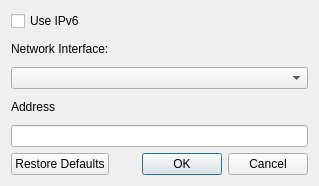
<?xml version="1.0" encoding="UTF-8"?>
<ui version="4.0">
 <comment>
     MIDI Virtual Piano Keyboard
     Copyright (C) 2008-2019, Pedro Lopez-Cabanillas

     This program is free software; you can redistribute it and/or modify
     it under the terms of the GNU General Public License as published by
     the Free Software Foundation; either version 3 of the License, or
     (at your option) any later version.

     This program is distributed in the hope that it will be useful,
     but WITHOUT ANY WARRANTY; without even the implied warranty of
     MERCHANTABILITY or FITNESS FOR A PARTICULAR PURPOSE.  See the
     GNU General Public License for more details.

     You should have received a copy of the GNU General Public License along
     with this program; If not, see http://www.gnu.org/licenses/
 </comment>
 <class>NetworkSettingsDialog</class>
 <widget class="QDialog" name="NetworkSettingsDialog">
  <property name="geometry">
   <rect>
    <x>0</x>
    <y>0</y>
    <width>319</width>
    <height>186</height>
   </rect>
  </property>
  <property name="windowTitle">
   <string>Network Driver Settings</string>
  </property>
  <layout class="QVBoxLayout" name="verticalLayout">
   <item>
    <widget class="QCheckBox" name="checkIPv6">
     <property name="text">
      <string>Use IPv6</string>
     </property>
    </widget>
   </item>
   <item>
    <widget class="QLabel" name="lblInterface">
     <property name="text">
      <string>Network Interface:</string>
     </property>
     <property name="buddy">
      <cstring>comboInterface</cstring>
     </property>
    </widget>
   </item>
   <item>
    <widget class="QComboBox" name="comboInterface"/>
   </item>
   <item>
    <widget class="QLabel" name="lblAddress">
     <property name="text">
      <string>Address</string>
     </property>
    </widget>
   </item>
   <item>
    <widget class="QLineEdit" name="txtAddress"/>
   </item>
   <item>
    <widget class="QDialogButtonBox" name="buttonBox">
     <property name="orientation">
      <enum>Qt::Horizontal</enum>
     </property>
     <property name="standardButtons">
      <set>QDialogButtonBox::Cancel|QDialogButtonBox::Ok|QDialogButtonBox::RestoreDefaults</set>
     </property>
    </widget>
   </item>
  </layout>
 </widget>
 <resources/>
 <connections>
  <connection>
   <sender>buttonBox</sender>
   <signal>accepted()</signal>
   <receiver>NetworkSettingsDialog</receiver>
   <slot>accept()</slot>
   <hints>
    <hint type="sourcelabel">
     <x>236</x>
     <y>126</y>
    </hint>
    <hint type="destinationlabel">
     <x>157</x>
     <y>87</y>
    </hint>
   </hints>
  </connection>
  <connection>
   <sender>buttonBox</sender>
   <signal>rejected()</signal>
   <receiver>NetworkSettingsDialog</receiver>
   <slot>reject()</slot>
   <hints>
    <hint type="sourcelabel">
     <x>292</x>
     <y>126</y>
    </hint>
    <hint type="destinationlabel">
     <x>286</x>
     <y>87</y>
    </hint>
   </hints>
  </connection>
 </connections>
</ui>
